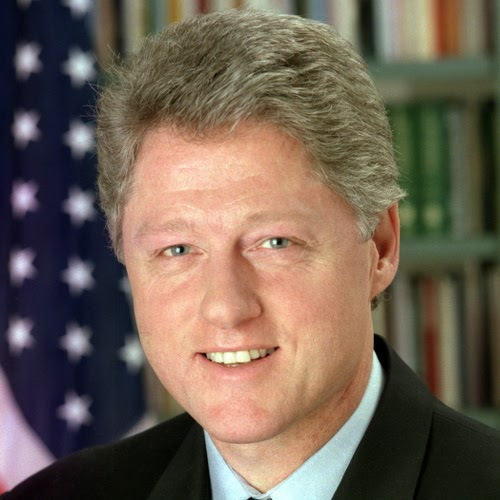
#> input picture images/george.jpg, 500 x 500 px
$ python main.py
#> lines starting #> are read from the running program, lines starting #| are printed output that depends on the picture
### click_event.py
import cv2

def click(img):

    # Getting dimensions of image
    h, w, c = img.shape

    # Create a empty list to get mouse clicks
    landmarks = []

    # [9 lines left out: function onMouse, not called in this run]

    cv2.imshow('image', img)
    cv2.setMouseCallback('image', onMouse)
    cv2.waitKey(0)

    # Adding corner points to our above created list
    landmarks.extend([(0,0), (0,h-1), (w-1,h-1), (w-1,0)])
    return landmarks

### delaunay.py
import cv2
import numpy as np


def delaunay(img, landmarks):

    # Doc : https://docs.opencv.org/master/df/dbf/classcv_1_1Subdiv2D.html
    # The function creates an empty subdivision where 2D points can be added
    subdiv = cv2.Subdiv2D((0, 0, img.shape[1], img.shape[0]))

    # Docs : https://docs.opencv.org/master/df/dbf/classcv_1_1Subdiv2D.html#a18a6c9999210d769538297d843c613f2
    # "inserts" a single point into a subdivision and modifies the subdivision topology appropriately.
    # If a point with the same coordinates exists already, no new point is added.
    for item in landmarks:
        subdiv.insert(item)

    # https://docs.opencv.org/master/df/dbf/classcv_1_1Subdiv2D.html#a26bfe32209bc8ae9ecc53e93da01e466
    # getTriangleList gives each triangle as a 6 numbers vector, where each two are one of the triangle vertices
    # p1x = v[0], p1y = v[1], p2x = v[2], p2y = v[3], p3x = v[4], p3y = v[5].
    return subdiv.getTriangleList()

def delaunay2(img, triangleIndex, landmarks, delaunay_color):

    for j in range(len(triangleIndex)):

        x, y, z = triangleIndex[j][0], triangleIndex[j][1], triangleIndex[j][2]
        pt1, pt2, pt3 = landmarks[x], landmarks[y], landmarks[z]

        cv2.line(img, pt1, pt2, delaunay_color, 1, cv2.LINE_AA, 0)
        cv2.line(img, pt2, pt3, delaunay_color, 1, cv2.LINE_AA, 0)
        cv2.line(img, pt3, pt1, delaunay_color, 1, cv2.LINE_AA, 0)

    return img


def getAffine(src, coord1, coord2, size):

    coord1, coord2 = np.array(coord1), np.array(coord2)
    coord1 = np.c_[coord1, np.ones((np.array(coord1)).shape[0])]

    coord1, coord2 = coord1.transpose(), coord2.transpose()
    mat = np.matmul(coord2, np.linalg.pinv(coord1))
    dst = cv2.warpAffine(src, mat, (size[0], size[1]), flags=cv2.INTER_LINEAR)

    return dst

### main.py
from delaunay import delaunay, delaunay2, getAffine
from click_event import click
import cv2
import numpy as np


# Index through the returned triangle point
# To preserve order
def index_find(point, landmarks):
    for index in range(len(landmarks)):
        if point == landmarks[index]:
            return index


def morphTriangle(img1, img2, img, t1, t2, t, alpha):

    r1 = cv2.boundingRect(np.float32([t1]))
    r2 = cv2.boundingRect(np.float32([t2]))
    r = cv2.boundingRect(np.float32([t]))

    t1Rect, t2Rect, tRect = [],[],[]
    for i in range(0, 3):
        t1Rect.append(((t1[i][0] - r1[0]), (t1[i][1] - r1[1])))
        t2Rect.append(((t2[i][0] - r2[0]), (t2[i][1] - r2[1])))
        tRect.append(((t[i][0] - r[0]), (t[i][1] - r[1])))

    mask = np.zeros((r[3], r[2], 3), dtype='float32')
    cv2.fillConvexPoly(mask, np.int32(tRect), (1.0, 1.0, 1.0), 16, 0)

    img1Rect = img1[r1[1]:r1[1] + r1[3], r1[0]:r1[0] + r1[2]]
    img2Rect = img2[r2[1]:r2[1] + r2[3], r2[0]:r2[0] + r2[2]]

    size = (r[2], r[3])
    warpImage1 = getAffine(img1Rect, t1Rect, tRect, size)
    warpImage2 = getAffine(img2Rect, t2Rect, tRect, size)

    imgRect = (1.0 - alpha) * warpImage1 + alpha * warpImage2

    img[r[1]:r[1]+r[3], r[0]:r[0]+r[2]] = img[r[1]:r[1]+r[3], r[0]:r[0]+r[2]] * (1-mask) + imgRect*mask


if __name__ == '__main__':

    # Setting frames and fps for video
    frames, fps = 20, 10

    # Getting images from path and reading them using cs2.imread()
    path1, path2 = "images/george.jpg", "images/bush.jpg"
    img1, img2 = cv2.imread(path1), cv2.imread(path2)
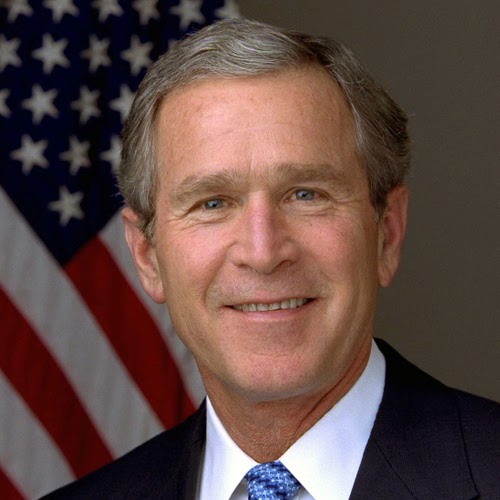
#> input picture images/bush.jpg, 500 x 500 px
#> img1 is the input picture: shape (500, 500, 3); mean B, G, R 83.9, 97.7, 112.6
#> img2 is the input picture: shape (500, 500, 3); mean B, G, R 68.2, 73, 96

    # Getting control by click on image + predefined corners
    landmarks1 = click(img1)
#> landmarks1 = [(0, 0), (0, 499), (499, 499), (499, 0)]
    landmarks2 = click(img2)
#> landmarks2 = [(0, 0), (0, 499), (499, 499), (499, 0)]

    # Getting triangles by calling delaunay function
    ori_delaunay = delaunay(img1, landmarks1)
#> the loop in delaunay, `for item in landmarks:` made 4 passes
#> ori_delaunay = [[0, 499, 0, 0, 499, 499], [499, 499, 0, 0, 499, 0]]
    h, w, c = img1.shape
#> h = 500; w = 500; c = 3

    tri_index = []
    for t in ori_delaunay:
        pt1, pt2, pt3 = (t[0], t[1]), (t[2], t[3]), (t[4], t[5])

        # Creating a combined point of (x,y)
        add = [(index_find(pt1, landmarks1), index_find(pt2, landmarks1), index_find(pt3, landmarks1))]
        tri_index.extend(add)
#> this loop made 2 passes
#> (pt2, pt3, add) on pass 1: ((0, 0), (499, 499), [(1, 0, 2)])
#> (pt1, pt2, add) on pass 2: ((499, 499), (0, 0), [(2, 0, 3)])
#> after the loop, tri_index = [(1, 0, 2), (2, 0, 3)]

    # Reference : https://docs.opencv.org/master/dd/d43/tutorial_py_video_display.html

    # FourCC is a 4-byte code used to specify the video codec
    # In Windows: DIVX (More to be tested and added) as written in tutorial
    fourcc = cv2.VideoWriter_fourcc(*"DIVX")

    # Docs : https://docs.opencv.org/master/dd/d9e/classcv_1_1VideoWriter.html
    videoWriter = cv2.VideoWriter("Morph.mp4v", fourcc, fps, (w, h))

    for k in range(0, frames + 1):
        alpha, landmarks_Middle = k / frames, []
        # Defining alpha = k/frames implies 1 for last frame and minimum for 1st
        # Create equal partition of features in each frame

        for i in range(len(landmarks1)):
            x = int(((1-alpha) * landmarks1[i][0]) + (alpha * landmarks2[i][0]))
            y = int(((1-alpha) * landmarks1[i][1]) + (alpha * landmarks2[i][1]))
            landmarks_Middle.append((x, y))

        # Creating a image with as same as shape of img1 having zeroes
        imgMorph = np.zeros(img1.shape, dtype=img2.dtype)

        for j in range(len(tri_index)):

            x, y, z = tri_index[j][0], tri_index[j][1], tri_index[j][2]
            t1 = [landmarks1[x], landmarks1[y], landmarks1[z]]
            t2 = [landmarks2[x], landmarks2[y], landmarks2[z]]
            t = [landmarks_Middle[x], landmarks_Middle[y], landmarks_Middle[z]]

            # Doing morphing with passed triangles and images
            morphTriangle(img1, img2, imgMorph, t1, t2, t, alpha)

        imgMorph_delaunay = delaunay2(imgMorph, tri_index, landmarks_Middle, (255, 255, 255))

        cv2.imshow("Morphed Face", np.uint8(imgMorph_delaunay))
        cv2.imwrite(str(k)+".jpg", imgMorph_delaunay)
        videoWriter.write(imgMorph_delaunay)
        cv2.waitKey(50)
#> this loop made 21 passes
#> pass 1, `imgMorph_delaunay = delaunay2(imgMorph, tri_index, landmarks_Middle, (..`:
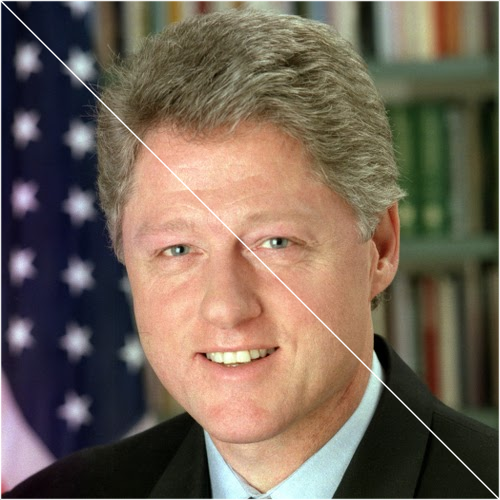
#> imgMorph_delaunay: shape (500, 500, 3); mean of channels 0, 1, 2 86.2, 99.9, 114.7; drawn as B, G, R
#> after the loop:
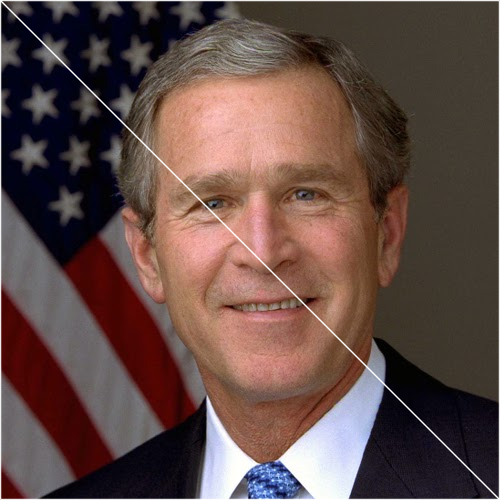
#> imgMorph: shape (500, 500, 3); mean B, G, R 70.7, 75.5, 98.4

    videoWriter.release()
